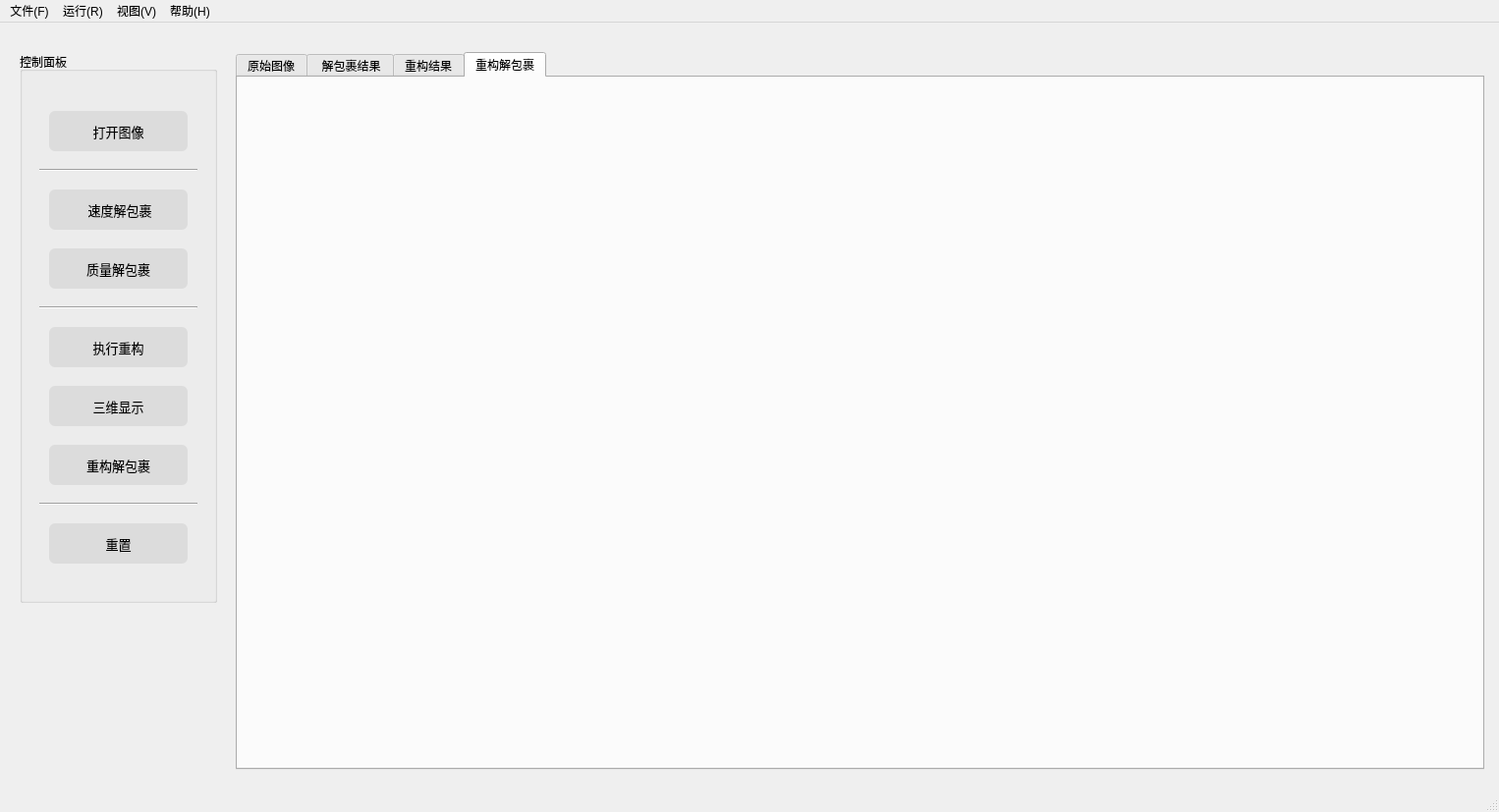
<?xml version="1.0" encoding="UTF-8"?>
<ui version="4.0">
 <class>MainWindow</class>
 <widget class="QMainWindow" name="MainWindow">
  <property name="geometry">
   <rect>
    <x>0</x>
    <y>0</y>
    <width>1526</width>
    <height>827</height>
   </rect>
  </property>
  <property name="windowTitle">
   <string> DIP v1.0.1.00020</string>
  </property>
  <property name="windowIcon">
   <iconset>
    <normaloff>icon/MyDIP.ico</normaloff>icon/MyDIP.ico</iconset>
  </property>
  <property name="statusTip">
   <string>准备就绪</string>
  </property>
  <widget class="QWidget" name="centralwidget">
   <widget class="QGroupBox" name="groupBox">
    <property name="geometry">
     <rect>
      <x>20</x>
      <y>30</y>
      <width>201</width>
      <height>561</height>
     </rect>
    </property>
    <property name="styleSheet">
     <string notr="true">font: 14pt &quot;Agency FB&quot;;</string>
    </property>
    <property name="title">
     <string>控制面板</string>
    </property>
    <widget class="QPushButton" name="btnOpenfile">
     <property name="enabled">
      <bool>true</bool>
     </property>
     <property name="geometry">
      <rect>
       <x>30</x>
       <y>60</y>
       <width>141</width>
       <height>41</height>
      </rect>
     </property>
     <property name="toolTip">
      <string/>
     </property>
     <property name="statusTip">
      <string>请选择待处理8位BMP图像</string>
     </property>
     <property name="styleSheet">
      <string notr="true">QPushButton
{
    font-family:Microsoft Yahei; 
    font-size:10pt;
    color:black;
    background-color:rgb(220,220,220);
    border-radius:6px;
}

QPushButton:pressed{
	background-color:rgb(245,245,245);
    border-color:rgb(245,245,245);
    border-style:inset;
    color:rgb(0,0,0);
}
                   
//鼠标悬停样式
QPushButton:hover{
	background-color:rgb(245,245,245);
	border-color:rgba(245,245,245);
	color:rgb(0,0,0);
	}</string>
     </property>
     <property name="text">
      <string>打开图像</string>
     </property>
    </widget>
    <widget class="QPushButton" name="btnQuickUwp">
     <property name="geometry">
      <rect>
       <x>30</x>
       <y>140</y>
       <width>141</width>
       <height>41</height>
      </rect>
     </property>
     <property name="statusTip">
      <string>快速解包裹算法</string>
     </property>
     <property name="styleSheet">
      <string notr="true">QPushButton
{
    font-family:Microsoft Yahei; 
    font-size:10pt;
    color:black;
    background-color:rgb(220,220,220);
    border-radius:6px;
}

QPushButton:pressed{
	background-color:rgb(245,245,245);
    border-color:rgb(245,245,245);
    border-style:inset;
    color:rgb(0,0,0);
}
                   
//鼠标悬停样式
QPushButton:hover{
	background-color:rgb(245,245,245);
	border-color:rgba(245,245,245);
	color:rgb(0,0,0);
	}</string>
     </property>
     <property name="text">
      <string> 速度解包裹</string>
     </property>
    </widget>
    <widget class="QPushButton" name="btnQualityUwp">
     <property name="geometry">
      <rect>
       <x>30</x>
       <y>200</y>
       <width>141</width>
       <height>41</height>
      </rect>
     </property>
     <property name="statusTip">
      <string>质量解包裹算法</string>
     </property>
     <property name="styleSheet">
      <string notr="true">QPushButton
{
    font-family:Microsoft Yahei; 
    font-size:10pt;
    color:black;
    background-color:rgb(220,220,220);
    border-radius:6px;
}

QPushButton:pressed{
	background-color:rgb(245,245,245);
    border-color:rgb(245,245,245);
    border-style:inset;
    color:rgb(0,0,0);
}
                   
//鼠标悬停样式
QPushButton:hover{
	background-color:rgb(245,245,245);
	border-color:rgba(245,245,245);
	color:rgb(0,0,0);
	}</string>
     </property>
     <property name="text">
      <string>质量解包裹</string>
     </property>
    </widget>
    <widget class="QPushButton" name="btnReconst">
     <property name="geometry">
      <rect>
       <x>30</x>
       <y>280</y>
       <width>141</width>
       <height>41</height>
      </rect>
     </property>
     <property name="statusTip">
      <string>执行重构计算</string>
     </property>
     <property name="styleSheet">
      <string notr="true">QPushButton
{
    font-family:Microsoft Yahei; 
    font-size:10pt;
    color:black;
    background-color:rgb(220,220,220);
    border-radius:6px;
}

QPushButton:pressed{
	background-color:rgb(245,245,245);
    border-color:rgb(245,245,245);
    border-style:inset;
    color:rgb(0,0,0);
}
                   
//鼠标悬停样式
QPushButton:hover{
	background-color:rgb(245,245,245);
	border-color:rgba(245,245,245);
	color:rgb(0,0,0);
	}</string>
     </property>
     <property name="text">
      <string>执行重构</string>
     </property>
    </widget>
    <widget class="QPushButton" name="btnTripleD">
     <property name="geometry">
      <rect>
       <x>30</x>
       <y>340</y>
       <width>141</width>
       <height>41</height>
      </rect>
     </property>
     <property name="statusTip">
      <string>三维显示重构计算结果</string>
     </property>
     <property name="styleSheet">
      <string notr="true">QPushButton
{
    font-family:Microsoft Yahei; 
    font-size:10pt;
    color:black;
    background-color:rgb(220,220,220);
    border-radius:6px;
}

QPushButton:pressed{
	background-color:rgb(245,245,245);
    border-color:rgb(245,245,245);
    border-style:inset;
    color:rgb(0,0,0);
}
                   
//鼠标悬停样式
QPushButton:hover{
	background-color:rgb(245,245,245);
	border-color:rgba(245,245,245);
	color:rgb(0,0,0);
	}</string>
     </property>
     <property name="text">
      <string>三维显示</string>
     </property>
    </widget>
    <widget class="QPushButton" name="btnClear">
     <property name="geometry">
      <rect>
       <x>30</x>
       <y>480</y>
       <width>141</width>
       <height>41</height>
      </rect>
     </property>
     <property name="statusTip">
      <string>重置软件界面</string>
     </property>
     <property name="styleSheet">
      <string notr="true">QPushButton
{
    font-family:Microsoft Yahei; 
    font-size:10pt;
    color:black;
    background-color:rgb(220,220,220);
    border-radius:6px;
}

QPushButton:pressed{
	background-color:rgb(245,245,245);
    border-color:rgb(245,245,245);
    border-style:inset;
    color:rgb(0,0,0);
}
                   
//鼠标悬停样式
QPushButton:hover{
	background-color:rgb(245,245,245);
	border-color:rgba(245,245,245);
	color:rgb(0,0,0);
	}</string>
     </property>
     <property name="text">
      <string>重置</string>
     </property>
    </widget>
    <widget class="Line" name="line_2">
     <property name="geometry">
      <rect>
       <x>20</x>
       <y>105</y>
       <width>161</width>
       <height>31</height>
      </rect>
     </property>
     <property name="orientation">
      <enum>Qt::Horizontal</enum>
     </property>
    </widget>
    <widget class="Line" name="line">
     <property name="geometry">
      <rect>
       <x>20</x>
       <y>245</y>
       <width>161</width>
       <height>31</height>
      </rect>
     </property>
     <property name="orientation">
      <enum>Qt::Horizontal</enum>
     </property>
    </widget>
    <widget class="Line" name="line_3">
     <property name="geometry">
      <rect>
       <x>20</x>
       <y>450</y>
       <width>161</width>
       <height>21</height>
      </rect>
     </property>
     <property name="orientation">
      <enum>Qt::Horizontal</enum>
     </property>
    </widget>
    <widget class="QPushButton" name="btnReconstUwp">
     <property name="geometry">
      <rect>
       <x>30</x>
       <y>400</y>
       <width>141</width>
       <height>41</height>
      </rect>
     </property>
     <property name="statusTip">
      <string>对重构结果进行解包裹</string>
     </property>
     <property name="styleSheet">
      <string notr="true">QPushButton
{
    font-family:Microsoft Yahei; 
    font-size:10pt;
    color:black;
    background-color:rgb(220,220,220);
    border-radius:6px;
}

QPushButton:pressed{
	background-color:rgb(245,245,245);
    border-color:rgb(245,245,245);
    border-style:inset;
    color:rgb(0,0,0);
}
                   
//鼠标悬停样式
QPushButton:hover{
	background-color:rgb(245,245,245);
	border-color:rgba(245,245,245);
	color:rgb(0,0,0);
	}</string>
     </property>
     <property name="text">
      <string>重构解包裹</string>
     </property>
    </widget>
   </widget>
   <widget class="QTabWidget" name="tabWidget">
    <property name="geometry">
     <rect>
      <x>240</x>
      <y>30</y>
      <width>1271</width>
      <height>731</height>
     </rect>
    </property>
    <property name="styleSheet">
     <string notr="true">font: 12pt &quot;Agency FB&quot;;</string>
    </property>
    <property name="currentIndex">
     <number>3</number>
    </property>
    <widget class="QWidget" name="tab">
     <attribute name="title">
      <string>原始图像</string>
     </attribute>
     <attribute name="toolTip">
      <string>原始待处理图像</string>
     </attribute>
     <attribute name="whatsThis">
      <string>原始待处理图像</string>
     </attribute>
     <widget class="QLabel" name="labInputImg">
      <property name="enabled">
       <bool>true</bool>
      </property>
      <property name="geometry">
       <rect>
        <x>10</x>
        <y>10</y>
        <width>1211</width>
        <height>691</height>
       </rect>
      </property>
      <property name="text">
       <string/>
      </property>
      <property name="alignment">
       <set>Qt::AlignLeading|Qt::AlignLeft|Qt::AlignTop</set>
      </property>
     </widget>
    </widget>
    <widget class="QWidget" name="tab_2">
     <attribute name="title">
      <string> 解包裹结果</string>
     </attribute>
     <widget class="QLabel" name="labelUpw">
      <property name="geometry">
       <rect>
        <x>10</x>
        <y>10</y>
        <width>1211</width>
        <height>691</height>
       </rect>
      </property>
      <property name="text">
       <string/>
      </property>
      <property name="alignment">
       <set>Qt::AlignLeading|Qt::AlignLeft|Qt::AlignTop</set>
      </property>
     </widget>
    </widget>
    <widget class="QWidget" name="tab_3">
     <attribute name="title">
      <string>重构结果</string>
     </attribute>
     <widget class="QLabel" name="labResultsImg">
      <property name="enabled">
       <bool>true</bool>
      </property>
      <property name="geometry">
       <rect>
        <x>10</x>
        <y>10</y>
        <width>1251</width>
        <height>681</height>
       </rect>
      </property>
      <property name="statusTip">
       <string/>
      </property>
      <property name="text">
       <string/>
      </property>
      <property name="alignment">
       <set>Qt::AlignLeading|Qt::AlignLeft|Qt::AlignTop</set>
      </property>
     </widget>
    </widget>
    <widget class="QWidget" name="tab_4">
     <attribute name="title">
      <string>重构解包裹</string>
     </attribute>
     <widget class="QLabel" name="labUwp3">
      <property name="enabled">
       <bool>true</bool>
      </property>
      <property name="geometry">
       <rect>
        <x>0</x>
        <y>0</y>
        <width>1211</width>
        <height>691</height>
       </rect>
      </property>
      <property name="text">
       <string/>
      </property>
      <property name="alignment">
       <set>Qt::AlignLeading|Qt::AlignLeft|Qt::AlignTop</set>
      </property>
     </widget>
    </widget>
   </widget>
  </widget>
  <widget class="QMenuBar" name="menubar">
   <property name="geometry">
    <rect>
     <x>0</x>
     <y>0</y>
     <width>1526</width>
     <height>26</height>
    </rect>
   </property>
   <widget class="QMenu" name="menuFile">
    <property name="title">
     <string>文件(F)</string>
    </property>
    <addaction name="actionOpenfile"/>
    <addaction name="actionSave"/>
    <addaction name="separator"/>
    <addaction name="actionReset"/>
   </widget>
   <widget class="QMenu" name="menuRun">
    <property name="title">
     <string>运行(R)</string>
    </property>
    <addaction name="actionQuickUpw"/>
    <addaction name="actionQualityUpw"/>
    <addaction name="separator"/>
    <addaction name="actionReconstruction"/>
    <addaction name="actionDisplay"/>
    <addaction name="actiondispaly_reUwp"/>
    <addaction name="separator"/>
    <addaction name="actionReset_2"/>
   </widget>
   <widget class="QMenu" name="menu">
    <property name="title">
     <string>视图(V)</string>
    </property>
   </widget>
   <widget class="QMenu" name="menu_H">
    <property name="title">
     <string>帮助(H)</string>
    </property>
    <addaction name="actionAbout"/>
   </widget>
   <addaction name="menuFile"/>
   <addaction name="menuRun"/>
   <addaction name="menu"/>
   <addaction name="menu_H"/>
  </widget>
  <widget class="QStatusBar" name="statusbar"/>
  <action name="actionAbout">
   <property name="icon">
    <iconset resource="icon.qrc">
     <normaloff>:/image/icon/about.ico</normaloff>:/image/icon/about.ico</iconset>
   </property>
   <property name="text">
    <string>关于</string>
   </property>
   <property name="shortcut">
    <string>Ctrl+A</string>
   </property>
  </action>
  <action name="actionOpenfile">
   <property name="icon">
    <iconset resource="icon.qrc">
     <normaloff>:/image/icon/open.ico</normaloff>:/image/icon/open.ico</iconset>
   </property>
   <property name="text">
    <string>打开</string>
   </property>
   <property name="shortcut">
    <string>Ctrl+O</string>
   </property>
  </action>
  <action name="actionSave">
   <property name="icon">
    <iconset resource="icon.qrc">
     <normaloff>:/image/icon/save.ico</normaloff>:/image/icon/save.ico</iconset>
   </property>
   <property name="text">
    <string>保存</string>
   </property>
   <property name="shortcut">
    <string>Ctrl+S</string>
   </property>
  </action>
  <action name="actionReset">
   <property name="icon">
    <iconset resource="icon.qrc">
     <normaloff>:/image/icon/exit.ico</normaloff>:/image/icon/exit.ico</iconset>
   </property>
   <property name="text">
    <string>退出</string>
   </property>
   <property name="shortcut">
    <string>Ctrl+E</string>
   </property>
  </action>
  <action name="actionQuickUpw">
   <property name="icon">
    <iconset resource="icon.qrc">
     <normaloff>:/image/icon/quick.ico</normaloff>:/image/icon/quick.ico</iconset>
   </property>
   <property name="text">
    <string>快速解包裹</string>
   </property>
   <property name="shortcut">
    <string>Ctrl+U</string>
   </property>
  </action>
  <action name="actionQualityUpw">
   <property name="icon">
    <iconset resource="icon.qrc">
     <normaloff>:/image/icon/quality.ico</normaloff>:/image/icon/quality.ico</iconset>
   </property>
   <property name="text">
    <string>质量解包裹</string>
   </property>
   <property name="shortcut">
    <string>Ctrl+Shift+U</string>
   </property>
  </action>
  <action name="actionReconstruction">
   <property name="icon">
    <iconset resource="icon.qrc">
     <normaloff>:/image/icon/run.ico</normaloff>:/image/icon/run.ico</iconset>
   </property>
   <property name="text">
    <string>重构</string>
   </property>
   <property name="shortcut">
    <string>Ctrl+Shift+R</string>
   </property>
  </action>
  <action name="actionDisplay">
   <property name="icon">
    <iconset resource="icon.qrc">
     <normaloff>:/image/icon/dispaly.ico</normaloff>:/image/icon/dispaly.ico</iconset>
   </property>
   <property name="text">
    <string>三维显示</string>
   </property>
   <property name="shortcut">
    <string>Ctrl+D</string>
   </property>
  </action>
  <action name="actionReset_2">
   <property name="icon">
    <iconset resource="icon.qrc">
     <normaloff>:/image/icon/clear.ico</normaloff>:/image/icon/clear.ico</iconset>
   </property>
   <property name="text">
    <string>重置</string>
   </property>
   <property name="shortcut">
    <string>Ctrl+R</string>
   </property>
  </action>
  <action name="actiondispaly_reUwp">
   <property name="icon">
    <iconset resource="icon.qrc">
     <normaloff>:/image/icon/show.ico</normaloff>:/image/icon/show.ico</iconset>
   </property>
   <property name="text">
    <string>解包裹</string>
   </property>
  </action>
 </widget>
 <resources>
  <include location="icon.qrc"/>
 </resources>
 <connections/>
</ui>
